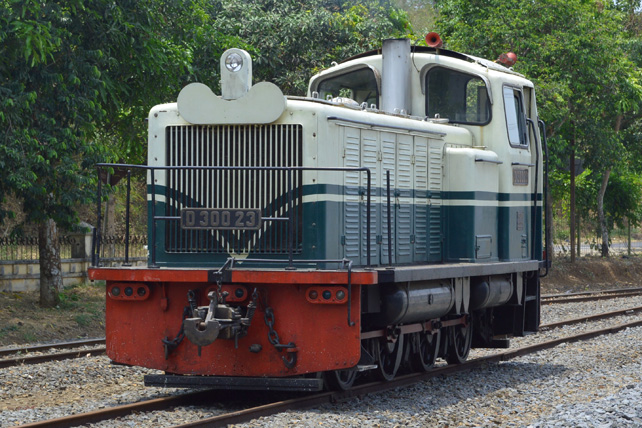
#> input picture 1207070103_Reza Fajriatul Haq/Image/loco.jpg, 642 x 428 px
$ python '04-FEATURE DETECTION (Shi-Tomasi).py'
#> lines starting #> are read from the running program, lines starting #| are printed output that depends on the picture
# Menggunakan Shi-Tomasi GFTT untuk deteksi ujung (corner detection)
import numpy as np
import cv2
from matplotlib import pyplot as plt
# gunakan gambar
img = cv2.imread('Image/loco.jpg')
#> img is the input picture: shape (428, 642, 3); mean B, G, R 82.5, 89.4, 86.3
gray = cv2.cvtColor(img,cv2.COLOR_BGR2GRAY)
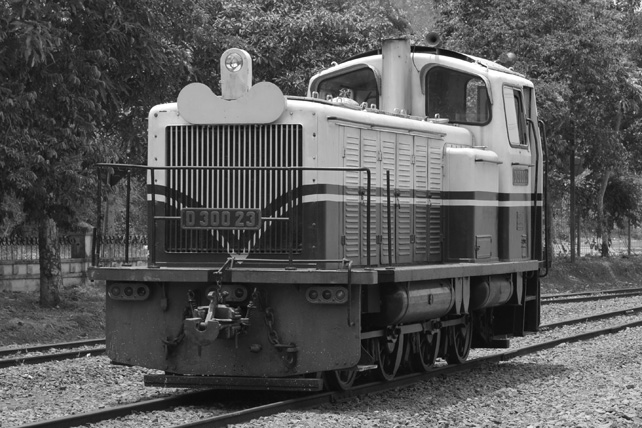
#> gray: shape (428, 642); min 5, max 255, mean 87.7
# deteksi pojok dengan GFTT
corners = cv2.goodFeaturesToTrack(gray,1000,0.01,10)
#> corners = 1000 rows, first 8: [146, 246], [89, 354], [334, 64], [176, 126], [474, 61], [297, 125], [292, 166], [435, 117]
corners = np.int0(corners)
# menampilkan jumlah titik terdeteksi dengan fungsi numpy (np.ndarray.shape)
print("jumlah titik terdeteksi = ", corners.shape[0])
#| jumlah titik terdeteksi =  1000
# untuk ditampilkan di Matplotlib, urutan band dibalik
rgb = cv2.cvtColor(img,cv2.COLOR_BGR2RGB)
# perbesar ukuran hasil plotting
plt.rcParams["figure.figsize"] = (10,10)
# untuk tiap pojok yang terdeteksi, munculkan pada gambar
for i in corners:
    x,y = i.ravel()
    cv2.circle(rgb,(x,y),3,255,-1)
#> this loop made 1000 passes
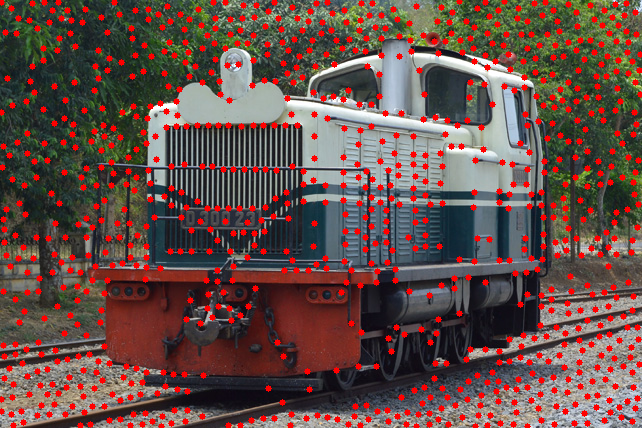
#> rgb: shape (428, 642, 3); mean R, G, B 103.1, 78.6, 72.9
plt.imshow(rgb),plt.show()

$ run again, with 1207070103_Reza Fajriatul Haq/Image/cris.jpg copied over 1207070103_Reza Fajriatul Haq/Image/loco.jpg
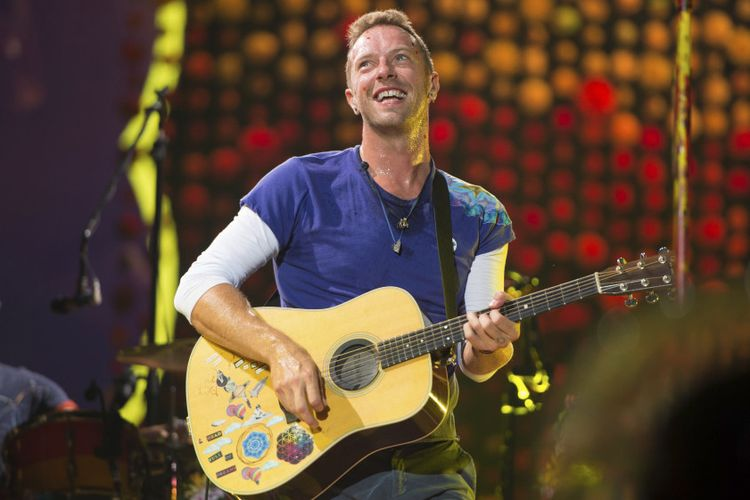
#> input picture 1207070103_Reza Fajriatul Haq/Image/cris.jpg, 750 x 500 px
#> img is the input picture: shape (500, 750, 3); mean B, G, R 53.5, 70.6, 91.6
#> `gray = cv2.cvtColor(img,cv2.COLOR_BGR2GRAY)`:
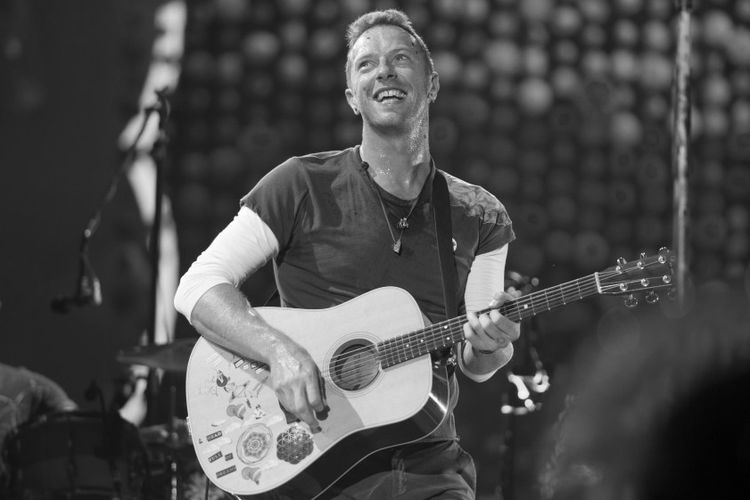
#> gray: shape (500, 750); min 1, max 255, mean 75
#> corners = 420 rows, first 8: [445, 327], [448, 338], [237, 215], [618, 260], [525, 307], [429, 397], [453, 238], [454, 250]
#| jumlah titik terdeteksi =  420
#> the loop `for i in corners:` made 420 passes
#> after the loop `for i in corners:`:
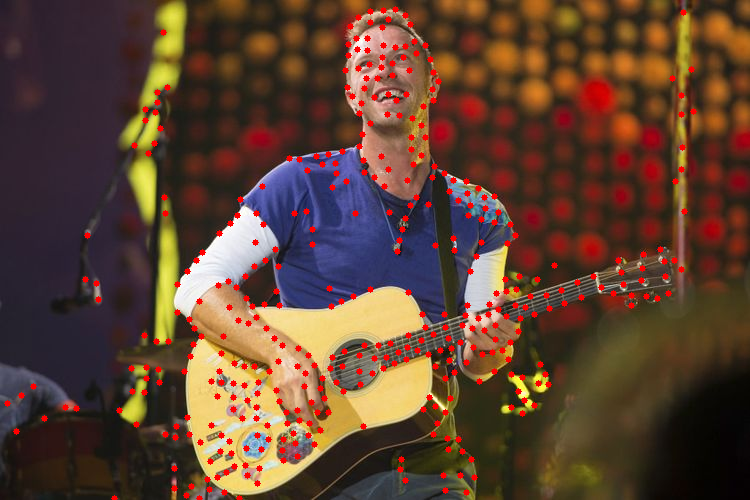
#> rgb: shape (500, 750, 3); mean R, G, B 95.6, 66.9, 50.6

$ run again, with 1207070103_Reza Fajriatul Haq/Image/langit.jpg copied over 1207070103_Reza Fajriatul Haq/Image/loco.jpg
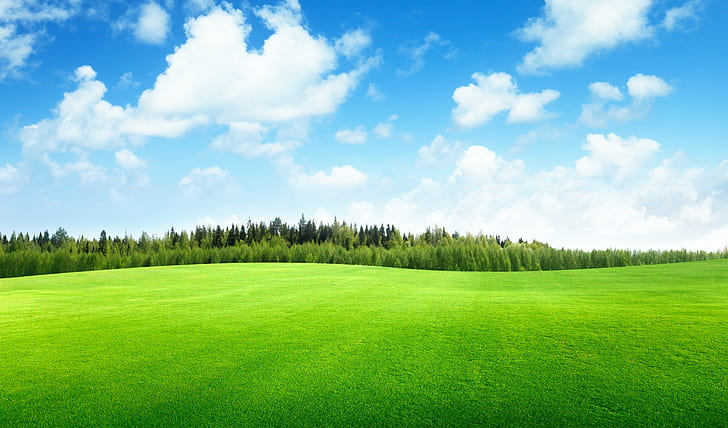
#> input picture 1207070103_Reza Fajriatul Haq/Image/langit.jpg, 728 x 428 px
#> img is the input picture: shape (428, 728, 3); mean B, G, R 147, 190.4, 133.1
#> `gray = cv2.cvtColor(img,cv2.COLOR_BGR2GRAY)`:
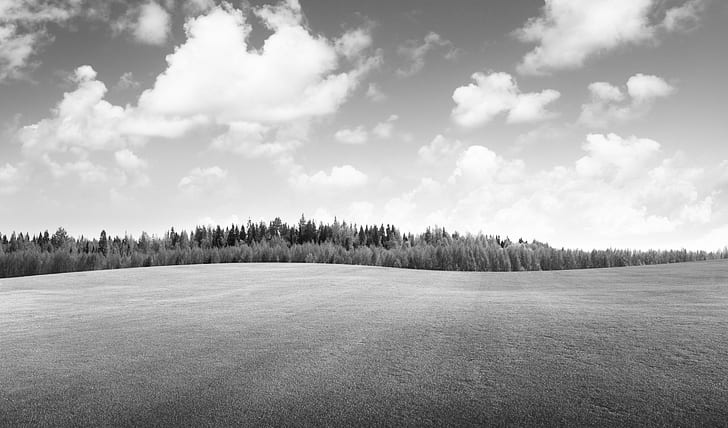
#> gray: shape (428, 728); min 2, max 255, mean 168.3
#> corners = 775 rows, first 8: [502, 241], [103, 230], [242, 225], [385, 235], [8, 241], [388, 224], [526, 241], [375, 225]
#| jumlah titik terdeteksi =  775
#> the loop `for i in corners:` made 775 passes
#> after the loop `for i in corners:`:
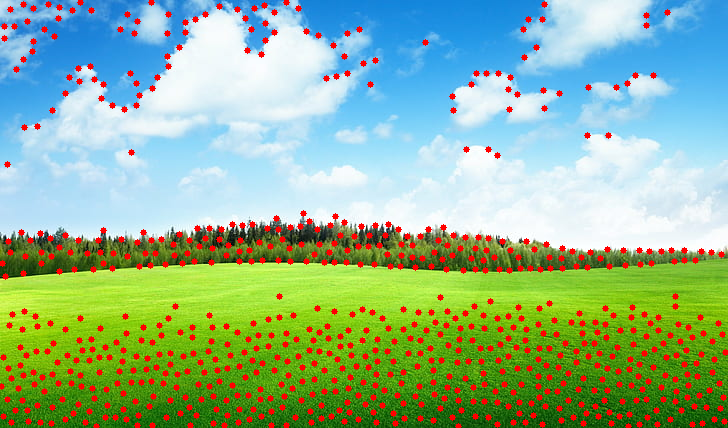
#> rgb: shape (428, 728, 3); mean R, G, B 144.8, 179.2, 142.6
